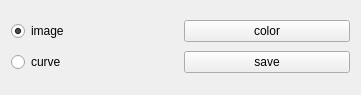
<?xml version="1.0" encoding="UTF-8"?>
<ui version="4.0">
 <class>PlotterToolbar</class>
 <widget class="QWidget" name="PlotterToolbar">
  <property name="geometry">
   <rect>
    <x>0</x>
    <y>0</y>
    <width>361</width>
    <height>95</height>
   </rect>
  </property>
  <property name="windowTitle">
   <string>Form</string>
  </property>
  <layout class="QGridLayout" name="gridLayout">
   <property name="verticalSpacing">
    <number>0</number>
   </property>
   <item row="2" column="1">
    <widget class="QPushButton" name="color_button">
     <property name="text">
      <string>color</string>
     </property>
    </widget>
   </item>
   <item row="2" column="0">
    <widget class="QRadioButton" name="image_radio_button">
     <property name="text">
      <string>image</string>
     </property>
     <property name="checked">
      <bool>true</bool>
     </property>
    </widget>
   </item>
   <item row="3" column="1">
    <widget class="QPushButton" name="save_button">
     <property name="text">
      <string>save</string>
     </property>
    </widget>
   </item>
   <item row="3" column="0">
    <widget class="QRadioButton" name="curve_radio_button">
     <property name="text">
      <string>curve</string>
     </property>
    </widget>
   </item>
  </layout>
 </widget>
 <resources/>
 <connections/>
</ui>
